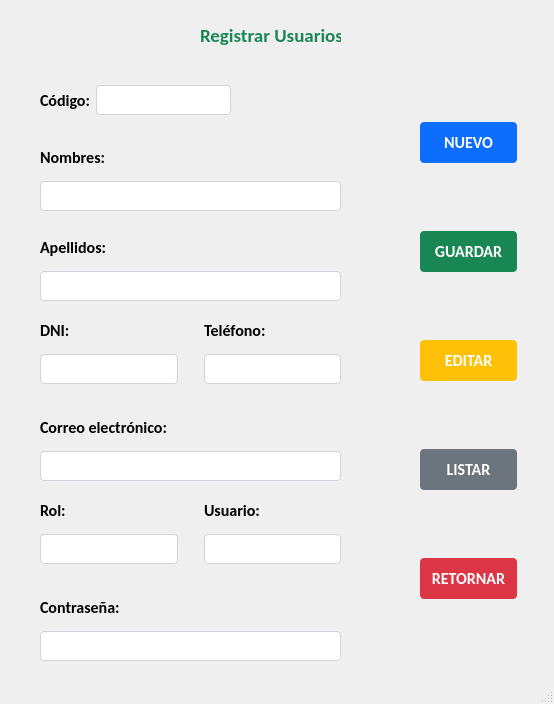
<?xml version="1.0" encoding="UTF-8"?>
<ui version="4.0">
 <class>MainWindow</class>
 <widget class="QMainWindow" name="MainWindow">
  <property name="geometry">
   <rect>
    <x>0</x>
    <y>0</y>
    <width>554</width>
    <height>704</height>
   </rect>
  </property>
  <property name="windowTitle">
   <string>MainWindow</string>
  </property>
  <widget class="QWidget" name="centralwidget">
   <widget class="QWidget" name="layoutWidget">
    <property name="geometry">
     <rect>
      <x>420</x>
      <y>60</y>
      <width>97</width>
      <height>601</height>
     </rect>
    </property>
    <layout class="QVBoxLayout" name="verticalLayout">
     <item>
      <widget class="QPushButton" name="pushButton">
       <property name="font">
        <font>
         <family>Calibri</family>
         <pointsize>12</pointsize>
         <weight>75</weight>
         <bold>true</bold>
        </font>
       </property>
       <property name="styleSheet">
        <string notr="true">background-color: rgb(13, 110, 253);
border-radius: 4px;
color: #ffffff;
padding: 10px;</string>
       </property>
       <property name="text">
        <string>NUEVO</string>
       </property>
      </widget>
     </item>
     <item>
      <widget class="QPushButton" name="pushButton_2">
       <property name="font">
        <font>
         <family>Calibri</family>
         <pointsize>12</pointsize>
         <weight>75</weight>
         <bold>true</bold>
        </font>
       </property>
       <property name="styleSheet">
        <string notr="true">background-color: #198754;
border-radius: 4px;
color: #fff;
padding: 10px;</string>
       </property>
       <property name="text">
        <string>GUARDAR</string>
       </property>
      </widget>
     </item>
     <item>
      <widget class="QPushButton" name="pushButton_3">
       <property name="font">
        <font>
         <family>Calibri</family>
         <pointsize>12</pointsize>
         <weight>75</weight>
         <bold>true</bold>
        </font>
       </property>
       <property name="styleSheet">
        <string notr="true">background-color: #ffc107;
border-radius: 4px;
color: #ffffff;
padding: 10px;</string>
       </property>
       <property name="text">
        <string>EDITAR</string>
       </property>
      </widget>
     </item>
     <item>
      <widget class="QPushButton" name="pushButton_4">
       <property name="font">
        <font>
         <family>Calibri</family>
         <pointsize>12</pointsize>
         <weight>75</weight>
         <bold>true</bold>
        </font>
       </property>
       <property name="styleSheet">
        <string notr="true">background-color: #6c757d;
border-radius: 4px;
color: #ffffff;
padding: 10px;</string>
       </property>
       <property name="text">
        <string>LISTAR</string>
       </property>
      </widget>
     </item>
     <item>
      <widget class="QPushButton" name="pushButton_5">
       <property name="font">
        <font>
         <family>Calibri</family>
         <pointsize>12</pointsize>
         <weight>75</weight>
         <bold>true</bold>
        </font>
       </property>
       <property name="styleSheet">
        <string notr="true">background-color: #dc3545;
border-radius: 4px;
color: #ffffff;
padding: 10px;</string>
       </property>
       <property name="text">
        <string>RETORNAR</string>
       </property>
      </widget>
     </item>
    </layout>
   </widget>
   <widget class="QLabel" name="label_7">
    <property name="geometry">
     <rect>
      <x>200</x>
      <y>20</y>
      <width>141</width>
      <height>31</height>
     </rect>
    </property>
    <property name="font">
     <font>
      <family>Calibri</family>
      <pointsize>14</pointsize>
      <weight>75</weight>
      <bold>true</bold>
     </font>
    </property>
    <property name="styleSheet">
     <string notr="true">color: #198754;</string>
    </property>
    <property name="text">
     <string>&lt;html&gt;&lt;head/&gt;&lt;body&gt;&lt;p&gt;Registrar Usuarios&lt;/p&gt;&lt;/body&gt;&lt;/html&gt;</string>
    </property>
   </widget>
   <widget class="QWidget" name="layoutWidget_2">
    <property name="geometry">
     <rect>
      <x>40</x>
      <y>80</y>
      <width>191</width>
      <height>41</height>
     </rect>
    </property>
    <layout class="QGridLayout" name="gridLayout_2">
     <item row="0" column="0">
      <widget class="QLabel" name="label_9">
       <property name="font">
        <font>
         <family>Calibri</family>
         <pointsize>12</pointsize>
         <weight>75</weight>
         <bold>true</bold>
        </font>
       </property>
       <property name="text">
        <string>Código:</string>
       </property>
      </widget>
     </item>
     <item row="0" column="1">
      <widget class="QLineEdit" name="lineEdit_7">
       <property name="styleSheet">
        <string notr="true">background-color: rgb(255, 255, 255);
border-radius: 4px;
padding: 6px;
border: 1px solid #ced4da;</string>
       </property>
      </widget>
     </item>
    </layout>
   </widget>
   <widget class="QWidget" name="layoutWidget">
    <property name="geometry">
     <rect>
      <x>40</x>
      <y>140</y>
      <width>301</width>
      <height>71</height>
     </rect>
    </property>
    <layout class="QGridLayout" name="gridLayout">
     <item row="2" column="0">
      <widget class="QLineEdit" name="lineEdit_2">
       <property name="styleSheet">
        <string notr="true">background-color: rgb(255, 255, 255);
border-radius: 4px;
padding: 6px;
border: 1px solid #ced4da;</string>
       </property>
      </widget>
     </item>
     <item row="0" column="0">
      <widget class="QLabel" name="label_2">
       <property name="font">
        <font>
         <family>Calibri</family>
         <pointsize>12</pointsize>
         <weight>75</weight>
         <bold>true</bold>
        </font>
       </property>
       <property name="text">
        <string>&lt;html&gt;&lt;head/&gt;&lt;body&gt;&lt;p&gt;Nombres:&lt;/p&gt;&lt;/body&gt;&lt;/html&gt;</string>
       </property>
      </widget>
     </item>
    </layout>
   </widget>
   <widget class="QWidget" name="layoutWidget">
    <property name="geometry">
     <rect>
      <x>40</x>
      <y>230</y>
      <width>301</width>
      <height>71</height>
     </rect>
    </property>
    <layout class="QGridLayout" name="gridLayout_3">
     <item row="0" column="0">
      <widget class="QLabel" name="label_4">
       <property name="font">
        <font>
         <family>Calibri</family>
         <pointsize>12</pointsize>
         <weight>75</weight>
         <bold>true</bold>
        </font>
       </property>
       <property name="text">
        <string>&lt;html&gt;&lt;head/&gt;&lt;body&gt;&lt;p&gt;Apellidos:&lt;/p&gt;&lt;/body&gt;&lt;/html&gt;</string>
       </property>
      </widget>
     </item>
     <item row="1" column="0">
      <widget class="QLineEdit" name="lineEdit_3">
       <property name="styleSheet">
        <string notr="true">background-color: rgb(255, 255, 255);
border-radius: 4px;
padding: 6px;
border: 1px solid #ced4da;</string>
       </property>
      </widget>
     </item>
    </layout>
   </widget>
   <widget class="QWidget" name="layoutWidget">
    <property name="geometry">
     <rect>
      <x>40</x>
      <y>320</y>
      <width>301</width>
      <height>71</height>
     </rect>
    </property>
    <layout class="QGridLayout" name="gridLayout_4">
     <item row="0" column="2">
      <widget class="QLabel" name="label_8">
       <property name="font">
        <font>
         <family>Calibri</family>
         <pointsize>12</pointsize>
         <weight>75</weight>
         <bold>true</bold>
        </font>
       </property>
       <property name="text">
        <string>&lt;html&gt;&lt;head/&gt;&lt;body&gt;&lt;p&gt;Teléfono:&lt;/p&gt;&lt;/body&gt;&lt;/html&gt;</string>
       </property>
      </widget>
     </item>
     <item row="1" column="0">
      <widget class="QLineEdit" name="lineEdit_4">
       <property name="styleSheet">
        <string notr="true">background-color: rgb(255, 255, 255);
border-radius: 4px;
padding: 6px;
border: 1px solid #ced4da;
</string>
       </property>
      </widget>
     </item>
     <item row="1" column="2">
      <widget class="QLineEdit" name="lineEdit_5">
       <property name="styleSheet">
        <string notr="true">background-color: rgb(255, 255, 255);
border-radius: 4px;
padding: 6px;
border: 1px solid #ced4da;
</string>
       </property>
      </widget>
     </item>
     <item row="0" column="0">
      <widget class="QLabel" name="label_3">
       <property name="font">
        <font>
         <family>Calibri</family>
         <pointsize>12</pointsize>
         <weight>75</weight>
         <bold>true</bold>
        </font>
       </property>
       <property name="text">
        <string>&lt;html&gt;&lt;head/&gt;&lt;body&gt;&lt;p&gt;DNI:&lt;/p&gt;&lt;/body&gt;&lt;/html&gt;</string>
       </property>
      </widget>
     </item>
     <item row="1" column="1">
      <spacer name="verticalSpacer">
       <property name="orientation">
        <enum>Qt::Vertical</enum>
       </property>
       <property name="sizeHint" stdset="0">
        <size>
         <width>20</width>
         <height>40</height>
        </size>
       </property>
      </spacer>
     </item>
    </layout>
   </widget>
   <widget class="QWidget" name="layoutWidget">
    <property name="geometry">
     <rect>
      <x>40</x>
      <y>590</y>
      <width>301</width>
      <height>71</height>
     </rect>
    </property>
    <layout class="QGridLayout" name="gridLayout_5">
     <item row="0" column="0">
      <widget class="QLabel" name="label_5">
       <property name="font">
        <font>
         <family>Calibri</family>
         <pointsize>12</pointsize>
         <weight>75</weight>
         <bold>true</bold>
        </font>
       </property>
       <property name="text">
        <string>&lt;html&gt;&lt;head/&gt;&lt;body&gt;&lt;p&gt;Contraseña:&lt;/p&gt;&lt;/body&gt;&lt;/html&gt;</string>
       </property>
      </widget>
     </item>
     <item row="1" column="0">
      <widget class="QLineEdit" name="lineEdit_6">
       <property name="styleSheet">
        <string notr="true">background-color: rgb(255, 255, 255);
border-radius: 4px;
padding: 6px;
border: 1px solid #ced4da;</string>
       </property>
      </widget>
     </item>
    </layout>
   </widget>
   <widget class="QWidget" name="layoutWidget">
    <property name="geometry">
     <rect>
      <x>40</x>
      <y>410</y>
      <width>301</width>
      <height>71</height>
     </rect>
    </property>
    <layout class="QGridLayout" name="gridLayout_6">
     <item row="0" column="0">
      <widget class="QLabel" name="label_6">
       <property name="font">
        <font>
         <family>Calibri</family>
         <pointsize>12</pointsize>
         <weight>75</weight>
         <bold>true</bold>
        </font>
       </property>
       <property name="text">
        <string>&lt;html&gt;&lt;head/&gt;&lt;body&gt;&lt;p&gt;Correo electrónico:&lt;/p&gt;&lt;/body&gt;&lt;/html&gt;</string>
       </property>
      </widget>
     </item>
     <item row="1" column="0">
      <widget class="QLineEdit" name="lineEdit_8">
       <property name="styleSheet">
        <string notr="true">background-color: rgb(255, 255, 255);
border-radius: 4px;
padding: 6px;
border: 1px solid #ced4da;</string>
       </property>
      </widget>
     </item>
    </layout>
   </widget>
   <widget class="QWidget" name="layoutWidget_3">
    <property name="geometry">
     <rect>
      <x>40</x>
      <y>500</y>
      <width>301</width>
      <height>71</height>
     </rect>
    </property>
    <layout class="QGridLayout" name="gridLayout_7">
     <item row="0" column="2">
      <widget class="QLabel" name="label_10">
       <property name="font">
        <font>
         <family>Calibri</family>
         <pointsize>12</pointsize>
         <weight>75</weight>
         <bold>true</bold>
        </font>
       </property>
       <property name="text">
        <string>&lt;html&gt;&lt;head/&gt;&lt;body&gt;&lt;p&gt;Usuario:&lt;/p&gt;&lt;/body&gt;&lt;/html&gt;</string>
       </property>
      </widget>
     </item>
     <item row="1" column="0">
      <widget class="QLineEdit" name="lineEdit_9">
       <property name="styleSheet">
        <string notr="true">background-color: rgb(255, 255, 255);
border-radius: 4px;
padding: 6px;
border: 1px solid #ced4da;
</string>
       </property>
      </widget>
     </item>
     <item row="1" column="2">
      <widget class="QLineEdit" name="lineEdit_10">
       <property name="styleSheet">
        <string notr="true">background-color: rgb(255, 255, 255);
border-radius: 4px;
padding: 6px;
border: 1px solid #ced4da;
</string>
       </property>
      </widget>
     </item>
     <item row="0" column="0">
      <widget class="QLabel" name="label_11">
       <property name="font">
        <font>
         <family>Calibri</family>
         <pointsize>12</pointsize>
         <weight>75</weight>
         <bold>true</bold>
        </font>
       </property>
       <property name="text">
        <string>&lt;html&gt;&lt;head/&gt;&lt;body&gt;&lt;p&gt;Rol:&lt;/p&gt;&lt;/body&gt;&lt;/html&gt;</string>
       </property>
      </widget>
     </item>
     <item row="1" column="1">
      <spacer name="verticalSpacer_2">
       <property name="orientation">
        <enum>Qt::Vertical</enum>
       </property>
       <property name="sizeHint" stdset="0">
        <size>
         <width>20</width>
         <height>40</height>
        </size>
       </property>
      </spacer>
     </item>
    </layout>
   </widget>
  </widget>
  <widget class="QStatusBar" name="statusbar"/>
 </widget>
 <resources/>
 <connections/>
</ui>
